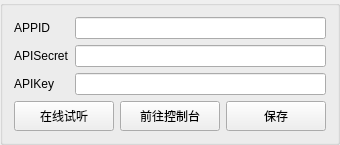
            <widget class="QGroupBox" name="groupBox_7">
             <property name="title">
              <string/>
             </property>
             <layout class="QVBoxLayout" name="verticalLayout_7">
              <item>
               <layout class="QFormLayout" name="formLayout_5">
                <item row="0" column="0">
                 <widget class="QLabel" name="label_8">
                  <property name="text">
                   <string>APPID</string>
                  </property>
                 </widget>
                </item>
                <item row="0" column="1">
                 <widget class="QLineEdit" name="app_id_xf"/>
                </item>
                <item row="1" column="0">
                 <widget class="QLabel" name="label_12">
                  <property name="text">
                   <string>APISecret</string>
                  </property>
                 </widget>
                </item>
                <item row="1" column="1">
                 <widget class="QLineEdit" name="api_secret_xf">
                  <property name="echoMode">
                   <enum>QLineEdit::PasswordEchoOnEdit</enum>
                  </property>
                 </widget>
                </item>
                <item row="2" column="0">
                 <widget class="QLabel" name="label_13">
                  <property name="text">
                   <string>APIKey</string>
                  </property>
                 </widget>
                </item>
                <item row="2" column="1">
                 <widget class="QLineEdit" name="api_key_xf"/>
                </item>
               </layout>
              </item>
              <item>
               <layout class="QHBoxLayout" name="horizontalLayout">
                <item>
                 <widget class="QPushButton" name="xfai">
                  <property name="sizePolicy">
                   <sizepolicy hsizetype="Fixed" vsizetype="Fixed">
                    <horstretch>0</horstretch>
                    <verstretch>0</verstretch>
                   </sizepolicy>
                  </property>
                  <property name="minimumSize">
                   <size>
                    <width>100</width>
                    <height>30</height>
                   </size>
                  </property>
                  <property name="text">
                   <string>在线试听</string>
                  </property>
                 </widget>
                </item>
                <item>
                 <widget class="QPushButton" name="xfapi">
                  <property name="sizePolicy">
                   <sizepolicy hsizetype="Fixed" vsizetype="Fixed">
                    <horstretch>0</horstretch>
                    <verstretch>0</verstretch>
                   </sizepolicy>
                  </property>
                  <property name="minimumSize">
                   <size>
                    <width>100</width>
                    <height>30</height>
                   </size>
                  </property>
                  <property name="text">
                   <string>前往控制台</string>
                  </property>
                 </widget>
                </item>
                <item>
                 <widget class="QPushButton" name="save_xf">
                  <property name="sizePolicy">
                   <sizepolicy hsizetype="Fixed" vsizetype="Fixed">
                    <horstretch>0</horstretch>
                    <verstretch>0</verstretch>
                   </sizepolicy>
                  </property>
                  <property name="minimumSize">
                   <size>
                    <width>100</width>
                    <height>30</height>
                   </size>
                  </property>
                  <property name="statusTip">
                   <string>必须先保存</string>
                  </property>
                  <property name="text">
                   <string>保存</string>
                  </property>
                 </widget>
                </item>
               </layout>
              </item>
             </layout>
            </widget>
